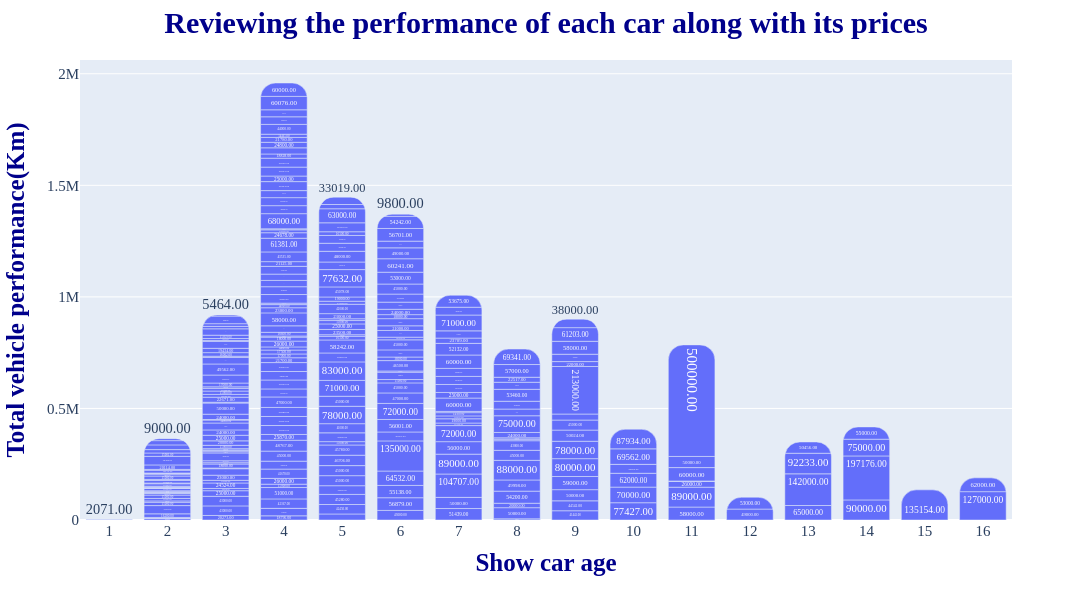

Write notebook code for a chart like this one.
### Code cell
# bar plot in plotly
fig = px.bar(df, x='age', y='Kms_Driven', text_auto='.2f',
            hover_name='Kms_Driven', hover_data=['age', 'Selling_Price', 'Present_Price', 'Kms_Driven'])


# Changes in specific parts of the chart
fig.update_layout(
    width=1100,
    height=600,
    font_size=15,
    font_family='Times New Roman',
    barcornerradius=15,


    # title
    title="Reviewing the performance of each car along with its prices",
    title_font_size=30,
    title_font_weight='bold',
    title_font_color='darkblue',
    title_x=0.5,
    title_y=0.98,



    # xaxis
    xaxis_title="Show car age",
    xaxis_title_font_size=25,
    xaxis_title_font_weight='bold',
    xaxis_title_font_color='darkblue',
    


    # yaxis
    yaxis_title="Total vehicle performance(Km)",
    yaxis_title_font_size=25,
    yaxis_title_font_weight='bold',
    yaxis_title_font_color='darkblue',

    # changing range X-axis
    xaxis=dict(tickmode='linear', dtick=1)
)


# show result
fig.show()

### Figure 1 — Plotly figure (JSON) as saved in the notebook; plotly's stock layout.template omitted (floating-point values rounded to 4 significant figures; data arrays with more than 128 entries replaced by an {"elided": "..."} marker saying what was removed)
{"data": [{"customdata": {"elided": "301x2 float values"}, "hovertemplate": "<b>%{hovertext}</b><br><br>age=%{x}<br>Kms_Driven=%{y}<br>Selling_Price=%{customdata[0]}<br>Present_Price=%{customdata[1]}<extra></extra>", "hovertext": {"elided": "301 float values"}, "legendgroup": "", "marker": {"color": "#636efa", "pattern": {"shape": ""}}, "name": "", "orientation": "v", "showlegend": false, "textposition": "auto", "texttemplate": "%{y:.2f}", "type": "bar", "x": {"elided": "301 int values"}, "xaxis": "x", "y": {"elided": "301 int values"}, "yaxis": "y"}], "layout": {"barcornerradius": 15, "barmode": "relative", "font": {"family": "Times New Roman", "size": 15}, "height": 600, "legend": {"tracegroupgap": 0}, "margin": {"t": 60}, "title": {"font": {"color": "darkblue", "size": 30, "weight": "bold"}, "text": "Reviewing the performance of each car along with its prices", "x": 0.5, "y": 0.98}, "width": 1100, "xaxis": {"anchor": "y", "domain": [0, 1], "dtick": 1, "tickmode": "linear", "title": {"font": {"color": "darkblue", "size": 25, "weight": "bold"}, "text": "Show car age"}}, "yaxis": {"anchor": "x", "domain": [0, 1], "title": {"font": {"color": "darkblue", "size": 25, "weight": "bold"}, "text": "Total vehicle performance(Km)"}}}}
